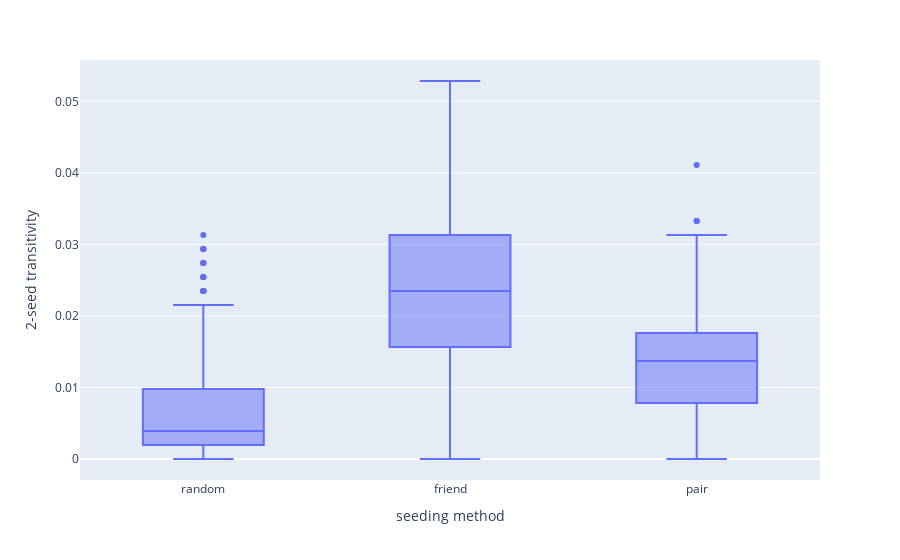

The notebook cell saved with this chart:
### Code cell
import plotly.express as px
fig = px.box(df, x="seeding method", y="2-seed transitivity")
fig.show()

### Figure 1 — Plotly figure (JSON) as saved in the notebook; plotly's stock layout.template omitted (floating-point values rounded to 4 significant figures; data arrays with more than 128 entries replaced by an {"elided": "..."} marker saying what was removed)
{"data": [{"alignmentgroup": "True", "hovertemplate": "seeding method=%{x}<br>2-seed transitivity=%{y}<extra></extra>", "legendgroup": "", "marker": {"color": "#636efa"}, "name": "", "notched": false, "offsetgroup": "", "orientation": "v", "showlegend": false, "type": "box", "x": {"elided": "3000 str values"}, "x0": " ", "xaxis": "x", "y": {"elided": "3000 float values"}, "y0": " ", "yaxis": "y"}], "layout": {"autosize": true, "boxmode": "group", "legend": {"tracegroupgap": 0}, "margin": {"t": 60}, "xaxis": {"anchor": "y", "autorange": true, "domain": [0, 1], "range": [-0.5, 2.5], "title": {"text": "seeding method"}, "type": "category"}, "yaxis": {"anchor": "x", "autorange": true, "domain": [0, 1], "range": [-0.002935, 0.05577], "title": {"text": "2-seed transitivity"}, "type": "linear"}}}
